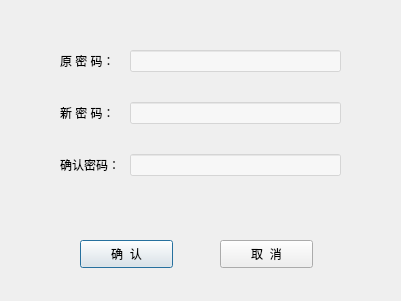
<?xml version="1.0" encoding="UTF-8"?>
<ui version="4.0">
 <class>PwdChangeDlg</class>
 <widget class="QDialog" name="PwdChangeDlg">
  <property name="geometry">
   <rect>
    <x>0</x>
    <y>0</y>
    <width>401</width>
    <height>301</height>
   </rect>
  </property>
  <property name="windowTitle">
   <string>Dialog</string>
  </property>
  <widget class="QPushButton" name="pushButton">
   <property name="geometry">
    <rect>
     <x>80</x>
     <y>240</y>
     <width>93</width>
     <height>28</height>
    </rect>
   </property>
   <property name="text">
    <string>确  认</string>
   </property>
  </widget>
  <widget class="QWidget" name="formLayoutWidget">
   <property name="geometry">
    <rect>
     <x>60</x>
     <y>50</y>
     <width>281</width>
     <height>171</height>
    </rect>
   </property>
   <layout class="QFormLayout" name="formLayout">
    <property name="horizontalSpacing">
     <number>10</number>
    </property>
    <property name="verticalSpacing">
     <number>30</number>
    </property>
    <item row="0" column="0">
     <widget class="QLabel" name="label">
      <property name="text">
       <string>原 密 码：</string>
      </property>
     </widget>
    </item>
    <item row="0" column="1">
     <widget class="QLineEdit" name="lineEdit">
      <property name="styleSheet">
       <string notr="true">background-color: rgba(255, 255, 255, 120);</string>
      </property>
     </widget>
    </item>
    <item row="1" column="0">
     <widget class="QLabel" name="label_2">
      <property name="text">
       <string>新 密 码：</string>
      </property>
     </widget>
    </item>
    <item row="1" column="1">
     <widget class="QLineEdit" name="lineEdit_2">
      <property name="styleSheet">
       <string notr="true">background-color: rgba(255, 255, 255, 120);</string>
      </property>
     </widget>
    </item>
    <item row="2" column="0">
     <widget class="QLabel" name="label_3">
      <property name="text">
       <string>确认密码：</string>
      </property>
     </widget>
    </item>
    <item row="2" column="1">
     <widget class="QLineEdit" name="lineEdit_3">
      <property name="styleSheet">
       <string notr="true">background-color: rgba(255, 255, 255, 120);</string>
      </property>
     </widget>
    </item>
   </layout>
  </widget>
  <widget class="QPushButton" name="pushButton_2">
   <property name="geometry">
    <rect>
     <x>220</x>
     <y>240</y>
     <width>93</width>
     <height>28</height>
    </rect>
   </property>
   <property name="text">
    <string>取  消</string>
   </property>
  </widget>
  <widget class="QFrame" name="frame">
   <property name="geometry">
    <rect>
     <x>-1</x>
     <y>-1</y>
     <width>411</width>
     <height>341</height>
    </rect>
   </property>
   <property name="styleSheet">
    <string notr="true">border-image: url(:/image/img/login_background.jpeg);</string>
   </property>
   <property name="frameShape">
    <enum>QFrame::StyledPanel</enum>
   </property>
   <property name="frameShadow">
    <enum>QFrame::Raised</enum>
   </property>
   <zorder>formLayoutWidget</zorder>
  </widget>
  <zorder>frame</zorder>
  <zorder>pushButton</zorder>
  <zorder>formLayoutWidget</zorder>
  <zorder>pushButton_2</zorder>
 </widget>
 <resources/>
 <connections>
  <connection>
   <sender>pushButton_2</sender>
   <signal>clicked()</signal>
   <receiver>PwdChangeDlg</receiver>
   <slot>close()</slot>
   <hints>
    <hint type="sourcelabel">
     <x>300</x>
     <y>252</y>
    </hint>
    <hint type="destinationlabel">
     <x>330</x>
     <y>209</y>
    </hint>
   </hints>
  </connection>
 </connections>
</ui>
